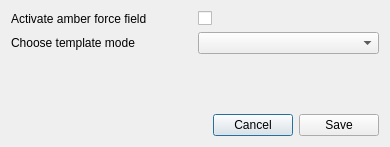
<?xml version="1.0" encoding="UTF-8"?>
<ui version="4.0">
 <class>Dialog</class>
 <widget class="QDialog" name="Dialog">
  <property name="geometry">
   <rect>
    <x>0</x>
    <y>0</y>
    <width>390</width>
    <height>147</height>
   </rect>
  </property>
  <property name="windowTitle">
   <string>Dialog</string>
  </property>
  <layout class="QVBoxLayout" name="verticalLayout">
   <item>
    <layout class="QHBoxLayout" name="horizontalLayout">
     <item>
      <widget class="QLabel" name="lbl_amber">
       <property name="text">
        <string>Activate amber force field</string>
       </property>
      </widget>
     </item>
     <item>
      <widget class="QCheckBox" name="cb_amber">
       <property name="text">
        <string/>
       </property>
      </widget>
     </item>
    </layout>
   </item>
   <item>
    <layout class="QHBoxLayout" name="horizontalLayout_2">
     <item>
      <widget class="QLabel" name="lbl_template">
       <property name="text">
        <string>Choose template mode</string>
       </property>
      </widget>
     </item>
     <item>
      <widget class="QComboBox" name="combo_box_template"/>
     </item>
    </layout>
   </item>
   <item>
    <spacer name="verticalSpacer">
     <property name="orientation">
      <enum>Qt::Vertical</enum>
     </property>
     <property name="sizeHint" stdset="0">
      <size>
       <width>20</width>
       <height>29</height>
      </size>
     </property>
    </spacer>
   </item>
   <item>
    <layout class="QHBoxLayout" name="horizontalLayout_3">
     <item>
      <spacer name="horizontalSpacer">
       <property name="orientation">
        <enum>Qt::Horizontal</enum>
       </property>
       <property name="sizeHint" stdset="0">
        <size>
         <width>40</width>
         <height>20</height>
        </size>
       </property>
      </spacer>
     </item>
     <item>
      <widget class="QPushButton" name="btn_cancel">
       <property name="text">
        <string>Cancel</string>
       </property>
      </widget>
     </item>
     <item>
      <widget class="QPushButton" name="btn_save">
       <property name="text">
        <string>Save</string>
       </property>
      </widget>
     </item>
    </layout>
   </item>
  </layout>
 </widget>
 <resources/>
 <connections/>
</ui>
